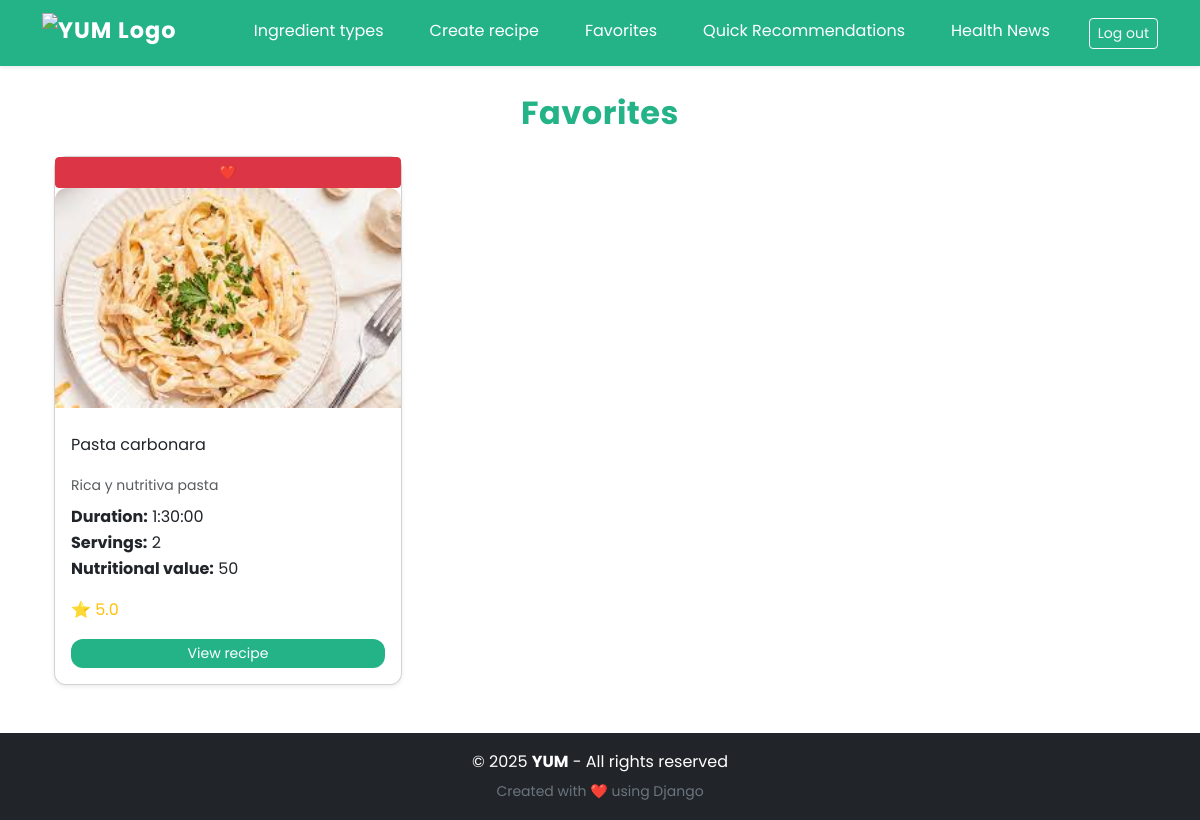
Page /user_dash/favorites/ (signed in) on the committed database.
### core/models.py (models this page shows, shortened)
class Recipe(models.Model):
    CATEGORY_CHOICES = [
    ('plato fuerte', 'Plato fuerte'),
    ('entrada', 'Entrada'),
    ('pasabocas', 'Pasabocas'),
    ('postre', 'Postre'),
    ('acompañamiento', 'Acompañamiento'),
    ('ensalada', 'Ensalada'),
    ('bebida', 'Bebida'),
    ]
    user = models.ForeignKey(User, on_delete=models.CASCADE, related_name="recipes")
    title = models.CharField(max_length=200)
    description = models.TextField()
    category = models.CharField(
        max_length=20,
        choices=CATEGORY_CHOICES,
        default='plato fuerte'
    )
    creation_date = models.DateTimeField(auto_now_add=True)
    preparation_time = models.DurationField()
    portions = models.PositiveIntegerField()
    nutritional_value = models.IntegerField(default=0, editable=False)  # IA
    media_score = models.FloatField(default=0, editable=False)  # promedio reseñas
    @property
    def image(self):
        content_type = ContentType.objects.get_for_model(self)
        media = Multimedia.objects.filter(
            content_type=content_type,
            object_id=self.id
        ).first()
        return media.file.url if media and media.file else None

class Multimedia(models.Model):
    file = models.FileField(upload_to="uploads/")
    creation_date = models.DateTimeField(auto_now_add=True)
    content_type = models.ForeignKey(ContentType, on_delete=models.CASCADE)
    object_id = models.PositiveIntegerField()
    content_object = GenericForeignKey("content_type", "object_id")

### yum_users/views.py (the view)
# urls.py: path("favorites/", FavoriteListView.as_view(), name="favorites"),
class FavoriteListView(CommonUserRequiredMixin, ListView):
    model = Recipe
    template_name = "yum_users/favorites.html"
    context_object_name = "recipes"
    def get_queryset(self):
        return self.request.user.favorite_recipes.all()

### core/mixins.py (called while the page is built)
    def dispatch(self, request, *args, **kwargs):
        if not hasattr(request.user, "role") or request.user.role != "common":
            return redirect(self.login_url)
        return super().dispatch(request, *args, **kwargs)

### core/models.py (called while the page is built)
    def is_admin(self):
        return self.role == "admin"

### yum_users/templates/yum_users/favorites.html (shortened to what this page needs)
{% extends "core/base.html" %}
{% load static %}
{% load i18n %}
{% block content %}
<div class="container mt-4">
    <h2 class="text-center mb-4">{% trans "Favoritas" %}</h2>
    <div class="row g-4">
        {% for recipe in recipes %}
        <div class="col-md-4">
            <div class="card h-100 shadow-sm">
                 <form method="post" action="{% url 'toggle_favorite' recipe.id %}" class="mt-auto">
                    {% if recipe in user.favorite_recipes.all %}
                    <button type="submit" class="btn btn-danger btn-sm w-100">
                        ❤️
                    </button>
                    {% else %}
                    <button type="submit" class="btn btn-outline-danger btn-sm w-100">
                        🤍
                    </button>
                    {% endif %}
                </form>
                {% if recipe.image %}
                    <img src="{{ recipe.image }}" alt="{{ recipe.title }}" class="card-img-top recipe-img">
                {% else %}
                    <img src="{% static 'yum_users/recipe_img/default.png' %}" class="card-img-top recipe-img" alt="Receta">
                {% endif %}
                <div class="card-body d-flex flex-column">
                    <p class="card-text mb-3">{{ recipe.title }}</p>
                    <p class="text-muted small mb-2">{{ recipe.description }}</p>
                    <ul class="list-unstyled mb-3">
                        <li>
                            <strong>{% trans "Duración:" %}</strong> {{ recipe.preparation_time }}
                        </li>
                        <li>
                            <strong>{% trans "Porciones:" %}</strong> {{ recipe.portions }}
                        </li>
                        <li>
                            <strong>{% trans "Valor nutricional:" %}</strong> {{ recipe.nutritional_value }}
                        </li>
                    </ul>
                    <p class="mt-auto text-warning">
                        ⭐ {{recipe.media_score|default:_("Sin calificar")}}
                    </p>
                    <a href="{% url 'recipe_detail' recipe.pk %}" class="btn btn-sm btn-brand">
                            {% trans "Ver receta" %}
                        </a>
                </div>
            </div>
        </div>
        {% empty %}
        <p class="text-center">{% trans "No hay recetas disponibles aún." %}</p>
        {% endfor %}
    </div>
</div>
{% endblock %}

### core/static/core/css/styles.css (style rules this page uses)
:root { --brand-green: #23b387; --brand-green-hover: #1d9470; --brand-green-light: rgba(35, 179, 135, 0.05); --brand-green-shadow: rgba(35, 179, 135, 0.25); --brand-white: #ffffff; --brand-black: #000000; --text-muted: #6c757d; --text-dark: #212529; --border-color: #ccc; --border-light: #e0e0e0; --shadow-sm: 0 2px 8px rgba(0, 0, 0, 0.1); --shadow-md: 0 4px 10px rgba(0, 0, 0, 0.1); --shadow-lg: 0 8px 20px rgba(0, 0, 0, 0.15); --shadow-xl: 0 10px 25px rgba(0, 0, 0, 0.15); --border-radius: 12px; --transition-base: 0.3s ease; }
body { font-family: 'Poppins', sans-serif; background-color: var(--brand-white); color: var(--brand-black); line-height: 1.6; padding-top: 70px; }
h1, h2, h3, .auth-title { font-weight: 700; letter-spacing: 0.5px; color: var(--brand-green); }
.btn-brand { background-color: var(--brand-green) !important; color: var(--brand-white) !important; border: none !important; border-radius: var(--border-radius) !important; transition: background-color var(--transition-base); }
.card { border-radius: var(--border-radius); transition: transform var(--transition-base), box-shadow var(--transition-base); }
.card-body { padding-top: 1rem; padding-bottom: 1rem; }
.recipe-img { width: 100%; height: 220px; object-fit: cover; border-top-left-radius: var(--border-radius); border-top-right-radius: var(--border-radius); margin-bottom: 0; display: block; }

### rows in the picture
Recipe: image (picture), title "Pasta carbonara", description "Rica y nutritiva pasta", preparation_time "1:30:00", portions "2", nutritional_value "50", media_score "5.0"

### other values in the picture
{{ year|default:"2025" }} "2025"
